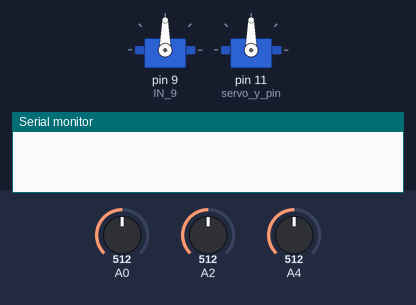
Bench run of a sketch on a simulated Arduino Uno, built with avr-gcc and run on an emulated ATmega328P. Parts: 2 × servo, the last lines printed to the serial monitor. Inputs (shaded band) come from the test bench; at power-on: A0 = 512, A4 = 512, A2 = 512.

Above: at 1.2 s.
1.3 s: A0 set to 648
2.8 s: A0 set to 671
At 2.96 s:
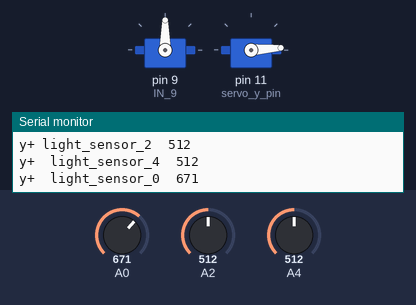
At 3.81 s:
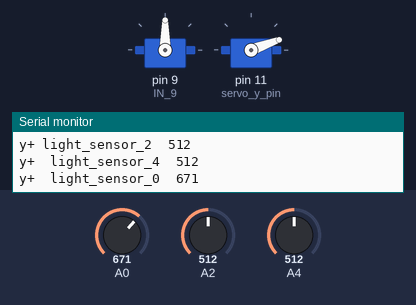
5.8 s: A4 set to 521
8.8 s: A4 set to 540
At 9.8 s:
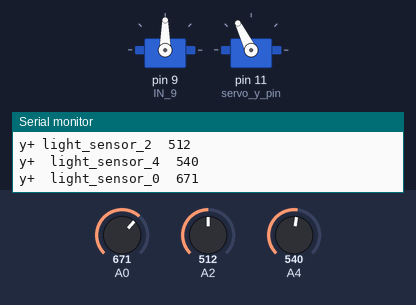
10.3 s: A2 set to 678
11.8 s: A2 set to 704
At 11.96 s:
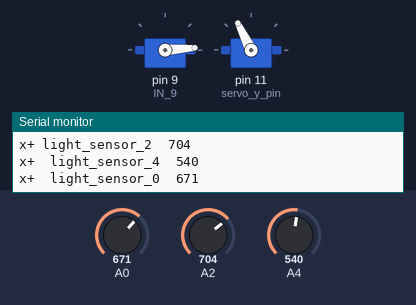
Timing chart, 0 to 18.6 s (numbered marks = the images above; inputs shaded):
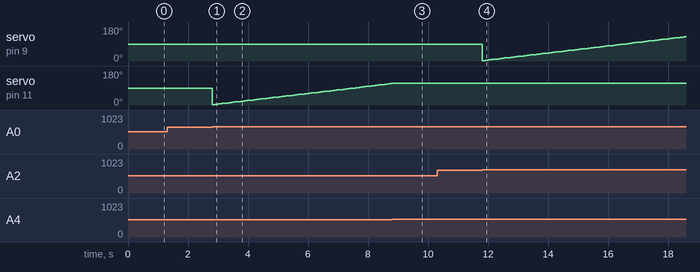

Measured:
- the behaviour switches between 662 and 663 on A0 (found by bisection; images 0 and 1)
- the behaviour switches between 529 and 530 on A4 (found by bisection; images 2 and 3)
- the behaviour switches between 690 and 691 on A2 (found by bisection; images 3 and 4)
- after the input at 1.3 s, every drawn part: stays the same
- after the input at 2.8 s, servo on pin 11 (servo_y_pin): 90° → 2° at once, → 4° 0.11 s later, → 6° 0.11 s later, → 8° 0.11 s later, … (29 changes in this stretch)
- after the input at 8.8 s, servo on pin 11 (servo_y_pin): goes on until 8.9 s, then stays 116°
- after the input at 10.3 s, every drawn part: stays the same
- after the input at 11.8 s, servo on pin 9 (IN_9): 90° → 2° at once, → 4° 0.11 s later, → 6° 0.11 s later, → 8° 0.11 s later, … (64 changes in this stretch)

The sketch:

arduinipesine003.ino
```cpp
#include <Servo.h>

Servo servo_x;
Servo servo_y;

int servo_x_pin = 9;
int servo_y_pin = 11;
int angle_x = 0;
int angle_y = 0;
int margin = 150;
void setup()
{
  Serial.begin(9600);
  servo_x.attach(servo_x_pin);
  pinMode(A0, INPUT);
  servo_y.attach(servo_y_pin);
  pinMode(A2, INPUT);
  pinMode(A4, INPUT);

}

void loop() {
  int light_sensor_2 = analogRead(A2);
  int light_sensor_4 = analogRead(A4);
  int light_sensor_0 = analogRead(A0);
  while ( light_sensor_2 > light_sensor_4 + margin)
  {
    angle_x += 2;
    servo_x.write(angle_x);
    light_sensor_2 = analogRead(A2);
    light_sensor_4 = analogRead(A4);
    light_sensor_0 = analogRead(A0);
     Serial.print("x+ light_sensor_2  ");
      Serial.print(light_sensor_2);
      Serial.print("\n");
      Serial.print("x+  light_sensor_4  ");
      Serial.print(light_sensor_4);
      Serial.print("\n");
      Serial.print("x+  light_sensor_0  ");
      Serial.print(light_sensor_0);
      Serial.print("\n");
    delay(100);
  }
  while ( light_sensor_4 > light_sensor_2 + margin)
  {
    angle_x -=2;
    servo_x.write(angle_x);
    light_sensor_2 = analogRead(A2);
    light_sensor_4 = analogRead(A4);
    light_sensor_0 = analogRead(A0);
     Serial.print("x- light_sensor_2  ");
      Serial.print(light_sensor_2);
      Serial.print("\n");
      Serial.print("x-  light_sensor_4  ");
      Serial.print(light_sensor_4);
      Serial.print("\n");
      Serial.print("x-  light_sensor_0  ");
      Serial.print(light_sensor_0);
      Serial.print("\n");
    delay(100);
  }

  while (( light_sensor_0 > (((light_sensor_2 + light_sensor_4) / 2)) + margin))
  {
    angle_y += 2;
    servo_y.write(angle_y);
    light_sensor_2 = analogRead(A2);
    light_sensor_4 = analogRead(A4);
    light_sensor_0 = analogRead(A0);
     Serial.print("y+ light_sensor_2  ");
      Serial.print(light_sensor_2);
      Serial.print("\n");
      Serial.print("y+  light_sensor_4  ");
      Serial.print(light_sensor_4);
      Serial.print("\n");
      Serial.print("y+  light_sensor_0  ");
      Serial.print(light_sensor_0);
      Serial.print("\n");
    delay(100);
  }

  while (( ((light_sensor_2 + light_sensor_4) / 2) > light_sensor_0 + margin))
  {
    angle_y -= 2;
    servo_y.write(angle_y);
    light_sensor_2 = analogRead(A2);
    light_sensor_4 = analogRead(A4);
    light_sensor_0 = analogRead(A0);
     Serial.print("y- light_sensor_2  ");
      Serial.print(light_sensor_2);
      Serial.print("\n");
      Serial.print("y-  light_sensor_4  ");
      Serial.print(light_sensor_4);
      Serial.print("\n");
      Serial.print("y-  light_sensor_0  ");
      Serial.print(light_sensor_0);
      Serial.print("\n");
    delay(100);
  }
}
```

andre_arduinocode.c
```cpp
#include <Adafruit_LEDBackpack.h>
#include <unistd.h>
int switchstate = 1;
# define GREEN 1
# define RED 3
# define YELLOW 5
# define IN_7 7
# define IN_9 9
# define IN_10 10
int counter = 0;
int mode = 0;
void setup()
{
  pinMode(GREEN, OUTPUT);
  pinMode(RED, OUTPUT);
  pinMode(YELLOW, OUTPUT);
  pinMode(IN_7, INPUT);
  pinMode(IN_9, INPUT);
  pinMode(IN_10, INPUT);
}
int check_mode()
{
  if(digitalRead(IN_9) == HIGH && digitalRead(IN_10) == LOW)
    return(1);
  else if(digitalRead(IN_10) == HIGH && digitalRead(IN_9) == LOW)
	return(2);
  else
    return (0);
}
int check_in_7()
{
  if(digitalRead(IN_7) == HIGH)
	{
      delay(1000);
      if(digitalRead(IN_7) == LOW)
        counter ++;
    }
   	return (counter);
}
void mandatory()
{
  counter= check_in_7();
  if(mode == 2)
  	return ;
  if(counter %2 ==0)
  {
    digitalWrite(GREEN, HIGH);
    digitalWrite(RED, LOW);
  	digitalWrite(YELLOW, LOW);
    counter= check_in_7();
  }
  if(counter %2 !=0)
  {
      digitalWrite(GREEN, LOW);
      digitalWrite(RED, HIGH);
      digitalWrite(YELLOW, HIGH);
      delay(500);
      delay(500);
      if(mode == 2)
        return ;
      delay(500);
      digitalWrite(RED, LOW);
      digitalWrite(YELLOW, LOW);
      delay(500);
      if(mode != 1)
        return ;
      counter= check_in_7();
      delay(500);
   }
}
void bonus_1()
{
  digitalWrite(GREEN, HIGH);
  digitalWrite(RED, HIGH);
 digitalWrite(YELLOW, HIGH);
}
void loop()
{
  mode = check_mode();
  if(mode == 1)
    mandatory();
  if(mode == 2)
    bonus_1();
  if(mode == 0)
  {
    digitalWrite(GREEN, LOW);
  	digitalWrite(RED, LOW);
 	digitalWrite(YELLOW, LOW);
  }
}
```
